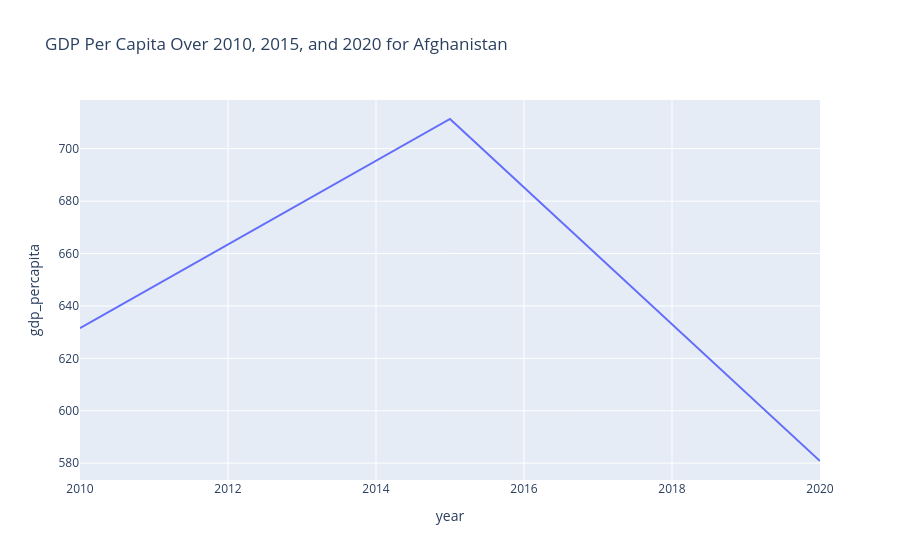

Notebook code cell kept with this figure:
### Markdown cell above
------------------------------------------------------------------------

# Module 5: Interactive Data Visualization with Plotly

## Walkthrough #6: Interactive Charts and Dashboards with Plotly

### Basic interactive chart

### Code cell
# Filter data for a specific country
afg_data = economies[ economies['code'] == 'AFG' ]

# Create an interactive line chart
px.line(afg_data, x='year', y='gdp_percapita',
        title='GDP Per Capita Over 2010, 2015, and 2020 for Afghanistan')

### Figure 1 — Plotly figure (JSON) as saved in the notebook; plotly's stock layout.template omitted (floating-point values rounded to 4 significant figures)
{"data": [{"hovertemplate": "year=%{x}<br>gdp_percapita=%{y}<extra></extra>", "legendgroup": "", "line": {"color": "#636efa", "dash": "solid"}, "marker": {"symbol": "circle"}, "mode": "lines", "name": "", "orientation": "v", "showlegend": false, "type": "scatter", "x": [2010, 2015, 2020], "xaxis": "x", "y": [631.5, 711.3, 580.8], "yaxis": "y"}], "layout": {"legend": {"tracegroupgap": 0}, "title": {"text": "GDP Per Capita Over 2010, 2015, and 2020 for Afghanistan"}, "xaxis": {"anchor": "y", "domain": [0, 1], "title": {"text": "year"}}, "yaxis": {"anchor": "x", "domain": [0, 1], "title": {"text": "gdp_percapita"}}}}
